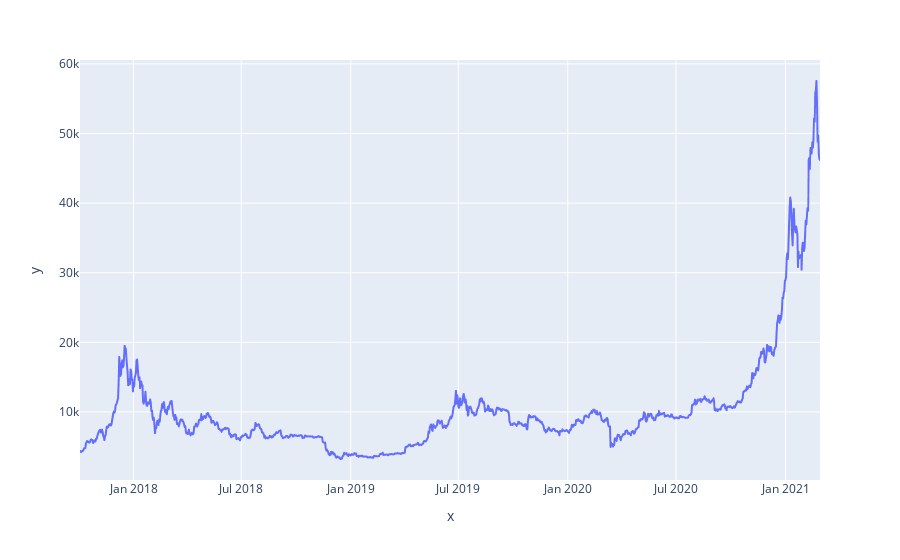

Write notebook code for a chart like this one.
### Code cell
fig_nonstationary = px.line(x=df.ds, y = df.close)
fig_nonstationary.show()

### Figure 1 — Plotly figure (JSON) as saved in the notebook; plotly's stock layout.template omitted (floating-point values rounded to 4 significant figures; data arrays with more than 128 entries replaced by an {"elided": "..."} marker saying what was removed)
{"data": [{"hovertemplate": "x=%{x}<br>y=%{y}<extra></extra>", "legendgroup": "", "line": {"color": "#636efa", "dash": "solid"}, "mode": "lines", "name": "", "showlegend": false, "type": "scattergl", "x": {"elided": "1245 str values"}, "xaxis": "x", "y": {"elided": "1245 float values"}, "yaxis": "y"}], "layout": {"legend": {"tracegroupgap": 0}, "margin": {"t": 60}, "xaxis": {"anchor": "y", "domain": [0, 1], "title": {"text": "x"}}, "yaxis": {"anchor": "x", "domain": [0, 1], "title": {"text": "y"}}}}
